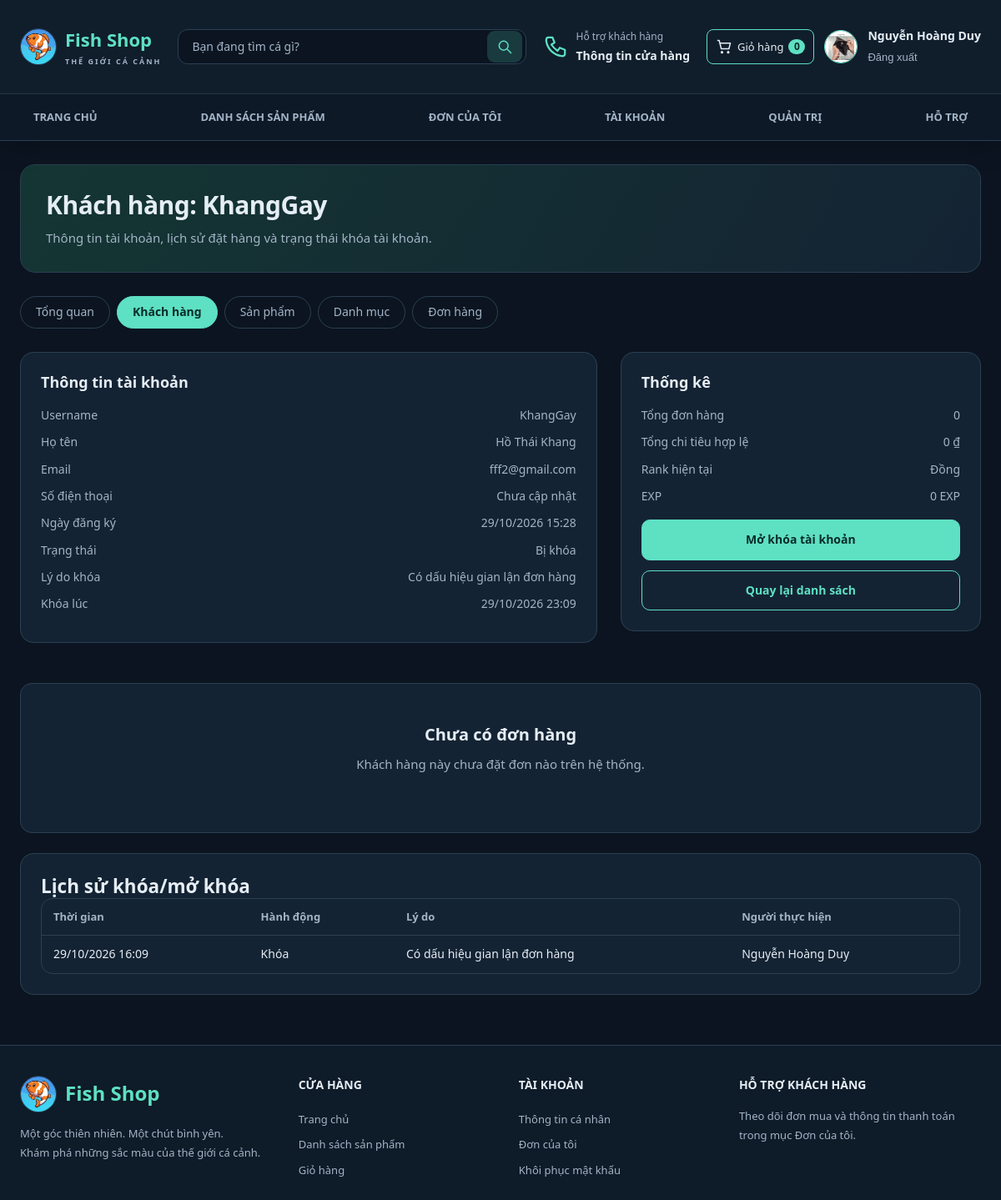
/admin/customer_detail.php?id=2 (signed in), run on the app's committed database.
### tables this page shows
CREATE TABLE `users` (
  `id` int(10) UNSIGNED NOT NULL,
  `username` varchar(50) NOT NULL,
  `password` varchar(255) NOT NULL COMMENT 'Chuỗi băm từ password_hash()',
  `fullname` varchar(100) NOT NULL,
  `email` varchar(254) DEFAULT NULL,
  `security_question` varchar(40) DEFAULT NULL,
  `security_answer_hash` varchar(255) DEFAULT NULL,
  `phone` varchar(20) NOT NULL,
  `address` varchar(255) NOT NULL DEFAULT '',
  `avatar` varchar(255) DEFAULT NULL,
  `role` enum('customer','admin') NOT NULL DEFAULT 'customer',
  `account_status` enum('active','locked') NOT NULL DEFAULT 'active',
  `locked_reason` varchar(64) DEFAULT NULL,
  `locked_note` text DEFAULT NULL,
  `locked_at` datetime DEFAULT NULL,
  `locked_by_admin_id` int(10) UNSIGNED DEFAULT NULL,
  `created_at` timestamp NOT NULL DEFAULT current_timestamp()
);

CREATE TABLE `user_account_lock_history` (
  `id` int(10) UNSIGNED NOT NULL,
  `user_id` int(10) UNSIGNED NOT NULL,
  `action` enum('lock','unlock') NOT NULL,
  `reason` varchar(64) DEFAULT NULL,
  `note` text DEFAULT NULL,
  `performed_by_admin_id` int(10) UNSIGNED NOT NULL,
  `created_at` timestamp NOT NULL DEFAULT current_timestamp()
);

### includes/functions.php (called while the page is built, shortened)
<?php
function e($s): string { return htmlspecialchars((string)$s, ENT_QUOTES, 'UTF-8'); }
function money($v): string { return number_format((float)$v, 0, ',', '.') . ' ₫'; }
function url(string $path = ''): string { return BASE_URL . ltrim($path, '/'); }
function customer_rank(int $exp): array {
    $current = CUSTOMER_RANKS[0];
    foreach (CUSTOMER_RANKS as $index => $rank) {
        if ($exp >= $rank['min']) $current = $rank;
        if ($rank['code'] === $current['code']) {
            $currentIndex = $index;
        }
    }
    return ['current' => $current, 'next' => CUSTOMER_RANKS[$currentIndex + 1] ?? null];
}
function file_url(?string $rel, string $fallback = 'assets/images/no-image.svg'): string {
    $rel = (string)$rel;
    if ($rel !== '' && strpos($rel, '..') === false && is_file(__DIR__ . '/../' . $rel)) return url($rel);
    return url($fallback);
}
function cart_count(int $userId): int {
    $st = db()->prepare('SELECT COALESCE(SUM(ci.quantity),0) FROM cart c JOIN cart_items ci ON ci.cart_id = c.id WHERE c.user_id = ?');
    $st->execute([$userId]);
    return (int)$st->fetchColumn();
}

### config/database.php (called while the page is built, shortened)
<?php
function db(): PDO
{
    static $pdo = null;
    if ($pdo === null) {
        try {
            $pdo = new PDO(
                'mysql:host=' . DB_HOST . ';dbname=' . DB_NAME . ';charset=utf8mb4',
                DB_USER,
                DB_PASS,
                [
                    PDO::ATTR_ERRMODE => PDO::ERRMODE_EXCEPTION,
                    PDO::ATTR_DEFAULT_FETCH_MODE => PDO::FETCH_ASSOC,
                    PDO::ATTR_EMULATE_PREPARES => false,
                ]
            );
        } catch (PDOException $e) {
            http_response_code(500);
            exit('Không kết nối được MySQL. Hãy bật MySQL trong XAMPP, nhập file database/WebBanCa.sql và kiểm tra config/database.php.');
        }
    }
    return $pdo;
}

### includes/auth.php (called while the page is built, shortened)
<?php
require_once __DIR__ . '/../config/database.php';
require_once __DIR__ . '/functions.php';
function current_user(): ?array {
    static $user = false;
    if ($user === false) {
        $user = null;
        if (!empty($_SESSION['user_id'])) {
            $st = db()->prepare(
                'SELECT id, username, fullname, phone, address, avatar, role, account_status FROM users WHERE id = ?'
            );
            $st->execute([(int)$_SESSION['user_id']]);
            $user = $st->fetch() ?: null;
        }
    }
    return $user;
}
function account_status_label(string $status): string {
    return $status === 'locked' ? 'Bị khóa' : 'Hoạt động';
}
function requireLogin(): array {
    $u = current_user();
    return $u;
}
function requireAdmin(): array {
    $u = requireLogin();
    return $u;
}

### admin/customer_detail.php (the view, shortened to what this page needs)
<?php
require_once __DIR__ . '/../includes/auth.php';
requireAdmin();
$id = (int)($_GET['id'] ?? 0);
$customerSt = db()->prepare(
    'SELECT u.*, COALESCE(cr.total_exp, 0) AS total_exp, COALESCE(cr.total_eligible_spend, 0) AS total_eligible_spend,
            COALESCE(cr.spend_remainder, 0) AS spend_remainder, COALESCE(cr.current_rank, "dong") AS current_rank,
            COALESCE(cr.last_rank_up_at, NULL) AS last_rank_up_at
     FROM users u
     LEFT JOIN customer_ranks cr ON cr.user_id = u.id
     WHERE u.id = ? AND u.role = ?'
);
$customerSt->execute([$id, 'customer']);
$customer = $customerSt->fetch();
$ordersSt = db()->prepare('SELECT id, created_at, total, status, payment_status FROM orders WHERE user_id = ? ORDER BY id DESC');
$ordersSt->execute([$id]);
$orders = $ordersSt->fetchAll();
$totalOrders = count($orders);
$totalSpend = 0;
$rankSummary = null;
if (!empty($customer['total_exp']) || !empty($customer['current_rank'])) {
    $rankSummary = customer_rank((int)$customer['total_exp']);
}
$historySt = db()->prepare('SELECT h.*, a.fullname AS admin_name FROM user_account_lock_history h LEFT JOIN users a ON a.id = h.performed_by_admin_id WHERE h.user_id = ? ORDER BY h.created_at DESC LIMIT 20');
$historySt->execute([$id]);
$history = $historySt->fetchAll();
include __DIR__ . '/../includes/header.php';
?>
<section class="page-intro">
  <h1>Khách hàng: <?= e($customer['username']) ?></h1>
  <p>Thông tin tài khoản, lịch sử đặt hàng và trạng thái khóa tài khoản.</p>
</section>
<?php include __DIR__ . '/../includes/admin_nav.php'; ?>
<div class="cart">
  <section class="card">
    <h2>Thông tin tài khoản</h2>
    <div class="sum"><span>Username</span><span><?= e($customer['username']) ?></span></div>
    <div class="sum"><span>Họ tên</span><span><?= e($customer['fullname']) ?></span></div>
    <div class="sum"><span>Email</span><span><?= e($customer['email'] ?: 'Chưa cập nhật') ?></span></div>
    <div class="sum"><span>Số điện thoại</span><span><?= e($customer['phone'] ?: 'Chưa cập nhật') ?></span></div>
    <div class="sum"><span>Ngày đăng ký</span><span><?= e(date('d/m/Y H:i', strtotime($customer['created_at']))) ?></span></div>
    <div class="sum"><span>Trạng thái</span><span><?= e(account_status_label((string)($customer['account_status'] ?? 'active'))) ?></span></div>
    <?php if (($customer['account_status'] ?? 'active') === 'locked'): ?>
      <div class="sum"><span>Lý do khóa</span><span><?= e($customer['locked_reason'] ?: 'Không có dữ liệu') ?></span></div>
      <div class="sum"><span>Khóa lúc</span><span><?= e($customer['locked_at'] ? date('d/m/Y H:i', strtotime($customer['locked_at'])) : '—') ?></span></div>
    <?php endif; ?>
  </section>
  <aside class="order-summary">
    <h2>Thống kê</h2>
    <div class="sum"><span>Tổng đơn hàng</span><span><?= (int)$totalOrders ?></span></div>
    <div class="sum"><span>Tổng chi tiêu hợp lệ</span><span><?= money($totalSpend) ?></span></div>
    <?php if ($rankSummary): ?>
      <div class="sum"><span>Rank hiện tại</span><span><?= e($rankSummary['current']['name']) ?></span></div>
      <div class="sum"><span>EXP</span><span><?= number_format((int)$customer['total_exp'], 0, ',', '.') ?> EXP</span></div>
    <?php endif; ?>
    <div style="margin-top:18px;">
      <?php if (($customer['account_status'] ?? 'active') === 'active'): ?>
        <form method="post" action="<?= url('actions/lock_user.php') ?>" data-confirm="Khóa tài khoản <?= e($customer['username']) ?>?">
          <?= csrf_field() ?>
          <input type="hidden" name="user_id" value="<?= (int)$customer['id'] ?>">
          <div class="field">
            <label for="reason">Lý do khóa</label>
            <select id="reason" name="reason" required>
              <option value="">-- Chọn lý do --</option>
              <option value="payment_fraud">Có dấu hiệu gian lận thanh toán</option>
              <option value="order_fraud">Có dấu hiệu gian lận đơn hàng</option>
              <option value="abuse">Lạm dụng hệ thống hoặc vi phạm quy định</option>
              <option value="other">Lý do khác</option>
            </select>
          </div>
          <div class="field">
            <label for="note">Ghi chú bổ sung</label>
            <textarea id="note" name="note" placeholder="Nhập mô tả chi tiết nếu cần..."></textarea>
          </div>
          <button class="btn danger block" type="submit">Khóa tài khoản</button>
        </form>
      <?php else: ?>
        <form method="post" action="<?= url('actions/unlock_user.php') ?>" data-confirm="Mở khóa tài khoản <?= e($customer['username']) ?>?">
          <button class="btn block" type="submit">Mở khóa tài khoản</button>
        </form>
      <?php endif; ?>
      <a class="btn ghost block" style="margin-top:12px" href="<?= url('admin/customers.php') ?>">Quay lại danh sách</a>
    </div>
  </aside>
</div>
<?php if ($orders): ?>
  <section class="card" style="margin-top:24px;">
    <h2>Lịch sử đơn hàng</h2>
    <div class="table-wrap">
      <table>
        <thead>
          <tr>
            <th>Mã đơn</th>
            <th>Ngày tạo</th>
            <th class="num">Tổng tiền</th>
            <th>Trạng thái đơn</th>
            <th>Thanh toán</th>
          </tr>
        </thead>
        <tbody>
          <?php foreach ($orders as $order): ?>
            <tr>
              <td>#<?= (int)$order['id'] ?></td>
              <td><?= e(date('d/m/Y H:i', strtotime($order['created_at']))) ?></td>
              <td class="num"><?= money((float)$order['total']) ?></td>
              <td><span class="tag <?= e($order['status']) ?>"><?= e(ORDER_STATUS[$order['status']]) ?></span></td>
              <td><span class="tag <?= e($order['payment_status']) ?>"><?= e(PAYMENT_STATUS[$order['payment_status']]) ?></span></td>
            </tr>
          <?php endforeach; ?>
        </tbody>
      </table>
    </div>
  </section>
<?php else: ?>
  <div class="empty" style="margin-top:24px;">
    <h2>Chưa có đơn hàng</h2>
    <p>Khách hàng này chưa đặt đơn nào trên hệ thống.</p>
  </div>
<?php endif; ?>
<?php if ($history): ?>
  <section class="card" style="margin-top:24px;">
    <h2>Lịch sử khóa/mở khóa</h2>
    <div class="table-wrap">
      <table>
        <thead>
          <tr>
            <th>Thời gian</th>
            <th>Hành động</th>
            <th>Lý do</th>
            <th>Người thực hiện</th>
          </tr>
        </thead>
        <tbody>
          <?php foreach ($history as $log): ?>
            <tr>
              <td><?= e(date('d/m/Y H:i', strtotime($log['created_at']))) ?></td>
              <td><?= e($log['action'] === 'lock' ? 'Khóa' : 'Mở khóa') ?></td>
              <td><?= e($log['reason'] ?: '—') ?></td>
              <td><?= e($log['admin_name'] ?: '—') ?></td>
            </tr>
          <?php endforeach; ?>
        </tbody>
      </table>
    </div>
  </section>
<?php endif; ?>
<?php include __DIR__ . '/../includes/footer.php'; ?>

### includes/navbar.php (shortened to what this page needs)
<?php
$u = current_user();
$searchText = $_GET['q'] ?? '';
$currentPage = basename($_SERVER['SCRIPT_NAME']);
?>
<header class="top">
  <div class="wrap bar">
    <a class="logo" href="<?= url('index.php') ?>"><img class="brand-avatar" src="<?= url('assets/images/fish-shop-logo.jpg') ?>" alt="" width="44" height="44"><span>Fish Shop<small>THẾ GIỚI CÁ CẢNH</small></span></a>
    <form class="header-search" action="<?= url('index.php') ?>" method="get" role="search">
      <input class="search" type="search" name="q" value="<?= e($searchText) ?>" placeholder="Bạn đang tìm cá gì?" aria-label="Tìm sản phẩm">
      <button type="submit" aria-label="Tìm kiếm"><svg viewBox="0 0 24 24" aria-hidden="true"><circle cx="10.5" cy="10.5" r="6.5"/><path d="m16 16 5 5"/></svg></button>
    </form>
    <a class="header-support" href="#ho-tro"><svg viewBox="0 0 24 24" aria-hidden="true"><path d="M5 3h4l2 5-3 2c2 3 3 4 6 6l2-3 5 2v4c0 2-2 2-3 2C10 20 4 14 3 6c0-1 0-3 2-3Z"/></svg><span>Hỗ trợ khách hàng<strong>Thông tin cửa hàng</strong></span></a>
    <div class="header-actions">
      <a class="header-action" data-nav="cart" href="<?= url('cart.php') ?>"><svg viewBox="0 0 24 24" aria-hidden="true"><path d="M3 3h2l3 12h11l2-8H6"/><circle cx="9" cy="20" r="1"/><circle cx="18" cy="20" r="1"/></svg><span>Giỏ hàng</span><b id="cart-badge" class="badge-n"><?= $u ? cart_count((int)$u['id']) : 0 ?></b></a>
      <?php if ($u): ?>
        <a class="account-avatar" href="<?= url('profile.php') ?>" aria-label="Thông tin tài khoản">
          <img src="<?= e(file_url($u['avatar'] ?? null, 'assets/images/avatar-default.svg')) ?>" alt="Ảnh đại diện của <?= e($u['fullname']) ?>" width="40" height="40">
        </a>
      <?php endif; ?>
      <div class="account-links">
      <?php if ($u): ?>
        <a href="<?= url('profile.php') ?>"><?= e($u['fullname']) ?></a>
        <form action="<?= url('logout.php') ?>" method="post"><?= csrf_field() ?><button class="link-btn" type="submit">Đăng xuất</button></form>
      <?php else: ?>
        <a href="<?= url('login.php') ?>">Đăng nhập</a><a href="<?= url('register.php') ?>">Đăng ký tài khoản</a>
      <?php endif; ?>
      </div>
    </div>
  </div>
  <div class="navigation"><div class="wrap">
    <nav id="nav-main" class="main-nav" aria-label="Điều hướng chính">
      <a class="<?= $currentPage === 'index.php' ? 'on' : '' ?>" href="<?= url('index.php') ?>">Trang chủ</a>
      <a href="<?= url('index.php#san-pham') ?>">Danh sách sản phẩm</a>
      <a class="<?= $currentPage === 'purchase_history.php' ? 'on' : '' ?>" href="<?= url('purchase_history.php') ?>">Đơn của tôi</a>
      <a class="<?= $currentPage === 'profile.php' ? 'on' : '' ?>" href="<?= url('profile.php') ?>">Tài khoản</a>
      <?php if ($u && $u['role'] === 'admin'): ?><a href="<?= url('admin/index.php') ?>">Quản trị</a><?php endif; ?>
      <a href="#ho-tro">Hỗ trợ</a>
    </nav>
  </div></div>
</header>

### data on the page
users: avatar (picture), fullname "Nguyễn Hoàng Duy"
users: username "KhangGay", fullname "Hồ Thái Khang", email "fff2@gmail.com", phone "Chưa cập nhật", created_at "29/10/2026 15:28", account_status "Bị khóa", locked_reason "Có dấu hiệu gian lận đơn hàng", locked_at "29/10/2026 23:09"
user_account_lock_history: created_at "29/10/2026 16:09", action "Khóa", reason "Có dấu hiệu gian lận đơn hàng", performed_by_admin.fullname "Nguyễn Hoàng Duy"

### other printed values
cart_count((int)$u['id']) "0"
$label "Tổng quan"
$label "Khách hàng"
$label "Sản phẩm"
$label "Danh mục"
$label "Đơn hàng"
$totalOrders "0"
money($totalSpend) "0 ₫"
$rankSummary['current']['name'] "Đồng"
$customer['total_exp'] "0"
